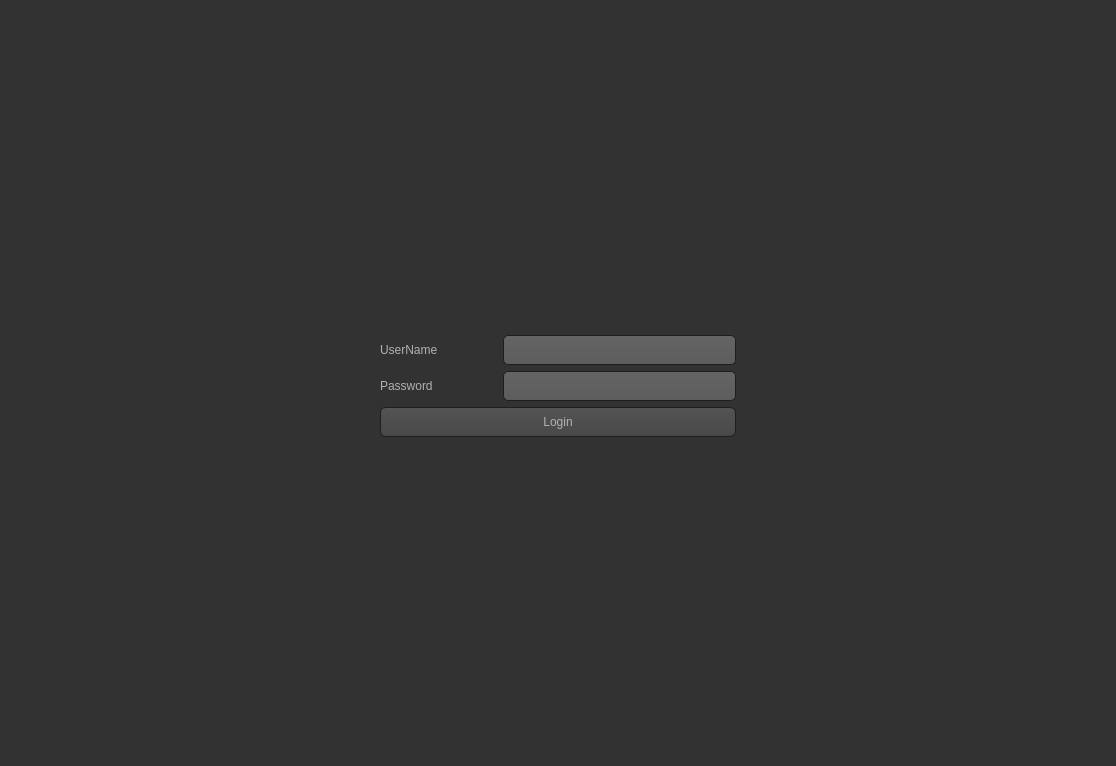
<?xml version="1.0" encoding="UTF-8"?>
<ui version="4.0">
 <class>UserLogin</class>
 <widget class="QWidget" name="UserLogin">
  <property name="geometry">
   <rect>
    <x>0</x>
    <y>0</y>
    <width>1116</width>
    <height>766</height>
   </rect>
  </property>
  <property name="sizePolicy">
   <sizepolicy hsizetype="Fixed" vsizetype="Fixed">
    <horstretch>0</horstretch>
    <verstretch>0</verstretch>
   </sizepolicy>
  </property>
  <property name="minimumSize">
   <size>
    <width>1116</width>
    <height>766</height>
   </size>
  </property>
  <property name="maximumSize">
   <size>
    <width>1116</width>
    <height>766</height>
   </size>
  </property>
  <property name="windowTitle">
   <string>Form</string>
  </property>
  <property name="styleSheet">
   <string notr="true">QToolTip
{
     border: 1px solid black;
     background-color: #ffa02f;
     padding: 1px;
     border-radius: 3px;
     opacity: 100;
}

QWidget
{
    color: #b1b1b1;
    background-color: #323232;
}

QWidget:item:hover
{
    background-color: QLinearGradient( x1: 0, y1: 0, x2: 0, y2: 1, stop: 0 #ffa02f, stop: 1 #ca0619);
    color: #000000;
}

QWidget:item:selected
{
    background-color: QLinearGradient( x1: 0, y1: 0, x2: 0, y2: 1, stop: 0 #ffa02f, stop: 1 #d7801a);
}

QMenuBar::item
{
    background: transparent;
}

QMenuBar::item:selected
{
    background: transparent;
    border: 1px solid #ffaa00;
}

QMenuBar::item:pressed
{
    background: #444;
    border: 1px solid #000;
    background-color: QLinearGradient(
        x1:0, y1:0,
        x2:0, y2:1,
        stop:1 #212121,
        stop:0.4 #343434/*,
        stop:0.2 #343434,
        stop:0.1 #ffaa00*/
    );
    margin-bottom:-1px;
    padding-bottom:1px;
}

QMenu
{
    border: 1px solid #000;
}

QMenu::item
{
    padding: 2px 20px 2px 20px;
}

QMenu::item:selected
{
    color: #000000;
}

QWidget:disabled
{
    color: #404040;
    background-color: #323232;
}

QAbstractItemView
{
    background-color: QLinearGradient( x1: 0, y1: 0, x2: 0, y2: 1, stop: 0 #4d4d4d, stop: 0.1 #646464, stop: 1 #5d5d5d);
}

QWidget:focus
{
    /*border: 2px solid QLinearGradient( x1: 0, y1: 0, x2: 0, y2: 1, stop: 0 #ffa02f, stop: 1 #d7801a);*/
}

QLineEdit
{
    background-color: QLinearGradient( x1: 0, y1: 0, x2: 0, y2: 1, stop: 0 #4d4d4d, stop: 0 #646464, stop: 1 #5d5d5d);
    padding: 1px;
    border-style: solid;
    border: 1px solid #1e1e1e;
    border-radius: 5;
}

QPushButton
{
    color: #b1b1b1;
    background-color: QLinearGradient( x1: 0, y1: 0, x2: 0, y2: 1, stop: 0 #565656, stop: 0.1 #525252, stop: 0.5 #4e4e4e, stop: 0.9 #4a4a4a, stop: 1 #464646);
    border-width: 1px;
    border-color: #1e1e1e;
    border-style: solid;
    border-radius: 6;
    padding: 3px;
    font-size: 12px;
    padding-left: 5px;
    padding-right: 5px;
}

QPushButton:pressed
{
    background-color: QLinearGradient( x1: 0, y1: 0, x2: 0, y2: 1, stop: 0 #2d2d2d, stop: 0.1 #2b2b2b, stop: 0.5 #292929, stop: 0.9 #282828, stop: 1 #252525);
}

QComboBox
{
    selection-background-color: #ffaa00;
    background-color: QLinearGradient( x1: 0, y1: 0, x2: 0, y2: 1, stop: 0 #565656, stop: 0.1 #525252, stop: 0.5 #4e4e4e, stop: 0.9 #4a4a4a, stop: 1 #464646);
    border-style: solid;
    border: 1px solid #1e1e1e;
    border-radius: 5;
}

QComboBox:hover,QPushButton:hover
{
    border: 2px solid QLinearGradient( x1: 0, y1: 0, x2: 0, y2: 1, stop: 0 #ffa02f, stop: 1 #d7801a);
}


QComboBox:on
{
    padding-top: 3px;
    padding-left: 4px;
    background-color: QLinearGradient( x1: 0, y1: 0, x2: 0, y2: 1, stop: 0 #2d2d2d, stop: 0.1 #2b2b2b, stop: 0.5 #292929, stop: 0.9 #282828, stop: 1 #252525);
    selection-background-color: #ffaa00;
}

QComboBox QAbstractItemView
{
    border: 2px solid darkgray;
    selection-background-color: QLinearGradient( x1: 0, y1: 0, x2: 0, y2: 1, stop: 0 #ffa02f, stop: 1 #d7801a);
}

QComboBox::drop-down
{
     subcontrol-origin: padding;
     subcontrol-position: top right;
     width: 15px;

     border-left-width: 0px;
     border-left-color: darkgray;
     border-left-style: solid; /* just a single line */
     border-top-right-radius: 3px; /* same radius as the QComboBox */
     border-bottom-right-radius: 3px;
 }

QComboBox::down-arrow
{
     image: url(:/down_arrow.png);
}

QGroupBox:focus
{
border: 2px solid QLinearGradient( x1: 0, y1: 0, x2: 0, y2: 1, stop: 0 #ffa02f, stop: 1 #d7801a);
}

QTextEdit:focus
{
    border: 2px solid QLinearGradient( x1: 0, y1: 0, x2: 0, y2: 1, stop: 0 #ffa02f, stop: 1 #d7801a);
}

QScrollBar:horizontal {
     border: 1px solid #222222;
     background: QLinearGradient( x1: 0, y1: 0, x2: 0, y2: 1, stop: 0.0 #121212, stop: 0.2 #282828, stop: 1 #484848);
     height: 7px;
     margin: 0px 16px 0 16px;
}

QScrollBar::handle:horizontal
{
      background: QLinearGradient( x1: 0, y1: 0, x2: 1, y2: 0, stop: 0 #ffa02f, stop: 0.5 #d7801a, stop: 1 #ffa02f);
      min-height: 20px;
      border-radius: 2px;
}

QScrollBar::add-line:horizontal {
      border: 1px solid #1b1b19;
      border-radius: 2px;
      background: QLinearGradient( x1: 0, y1: 0, x2: 1, y2: 0, stop: 0 #ffa02f, stop: 1 #d7801a);
      width: 14px;
      subcontrol-position: right;
      subcontrol-origin: margin;
}

QScrollBar::sub-line:horizontal {
      border: 1px solid #1b1b19;
      border-radius: 2px;
      background: QLinearGradient( x1: 0, y1: 0, x2: 1, y2: 0, stop: 0 #ffa02f, stop: 1 #d7801a);
      width: 14px;
     subcontrol-position: left;
     subcontrol-origin: margin;
}

QScrollBar::right-arrow:horizontal, QScrollBar::left-arrow:horizontal
{
      border: 1px solid black;
      width: 1px;
      height: 1px;
      background: white;
}

QScrollBar::add-page:horizontal, QScrollBar::sub-page:horizontal
{
      background: none;
}

QScrollBar:vertical
{
      background: QLinearGradient( x1: 0, y1: 0, x2: 1, y2: 0, stop: 0.0 #121212, stop: 0.2 #282828, stop: 1 #484848);
      width: 7px;
      margin: 16px 0 16px 0;
      border: 1px solid #222222;
}

QScrollBar::handle:vertical
{
      background: QLinearGradient( x1: 0, y1: 0, x2: 0, y2: 1, stop: 0 #ffa02f, stop: 0.5 #d7801a, stop: 1 #ffa02f);
      min-height: 20px;
      border-radius: 2px;
}

QScrollBar::add-line:vertical
{
      border: 1px solid #1b1b19;
      border-radius: 2px;
      background: QLinearGradient( x1: 0, y1: 0, x2: 0, y2: 1, stop: 0 #ffa02f, stop: 1 #d7801a);
      height: 14px;
      subcontrol-position: bottom;
      subcontrol-origin: margin;
}

QScrollBar::sub-line:vertical
{
      border: 1px solid #1b1b19;
      border-radius: 2px;
      background: QLinearGradient( x1: 0, y1: 0, x2: 0, y2: 1, stop: 0 #d7801a, stop: 1 #ffa02f);
      height: 14px;
      subcontrol-position: top;
      subcontrol-origin: margin;
}

QScrollBar::up-arrow:vertical, QScrollBar::down-arrow:vertical
{
      border: 1px solid black;
      width: 1px;
      height: 1px;
      background: white;
}


QScrollBar::add-page:vertical, QScrollBar::sub-page:vertical
{
      background: none;
}

QTextEdit
{
    background-color: #242424;
}

QPlainTextEdit
{
    background-color: #242424;
}

QHeaderView::section
{
    background-color: QLinearGradient(x1:0, y1:0, x2:0, y2:1, stop:0 #616161, stop: 0.5 #505050, stop: 0.6 #434343, stop:1 #656565);
    color: white;
    padding-left: 4px;
    border: 1px solid #6c6c6c;
}

QCheckBox:disabled
{
color: #414141;
}

QDockWidget::title
{
    text-align: center;
    spacing: 3px; /* spacing between items in the tool bar */
    background-color: QLinearGradient(x1:0, y1:0, x2:0, y2:1, stop:0 #323232, stop: 0.5 #242424, stop:1 #323232);
}

QDockWidget::close-button, QDockWidget::float-button
{
    text-align: center;
    spacing: 1px; /* spacing between items in the tool bar */
    background-color: QLinearGradient(x1:0, y1:0, x2:0, y2:1, stop:0 #323232, stop: 0.5 #242424, stop:1 #323232);
}

QDockWidget::close-button:hover, QDockWidget::float-button:hover
{
    background: #242424;
}

QDockWidget::close-button:pressed, QDockWidget::float-button:pressed
{
    padding: 1px -1px -1px 1px;
}

QMainWindow::separator
{
    background-color: QLinearGradient(x1:0, y1:0, x2:0, y2:1, stop:0 #161616, stop: 0.5 #151515, stop: 0.6 #212121, stop:1 #343434);
    color: white;
    padding-left: 4px;
    border: 1px solid #4c4c4c;
    spacing: 3px; /* spacing between items in the tool bar */
}

QMainWindow::separator:hover
{

    background-color: QLinearGradient(x1:0, y1:0, x2:0, y2:1, stop:0 #d7801a, stop:0.5 #b56c17 stop:1 #ffa02f);
    color: white;
    padding-left: 4px;
    border: 1px solid #6c6c6c;
    spacing: 3px; /* spacing between items in the tool bar */
}

QToolBar::handle
{
     spacing: 3px; /* spacing between items in the tool bar */
     background: url(:/images/handle.png);
}

QMenu::separator
{
    height: 2px;
    background-color: QLinearGradient(x1:0, y1:0, x2:0, y2:1, stop:0 #161616, stop: 0.5 #151515, stop: 0.6 #212121, stop:1 #343434);
    color: white;
    padding-left: 4px;
    margin-left: 10px;
    margin-right: 5px;
}

QProgressBar
{
    border: 2px solid grey;
    border-radius: 5px;
    text-align: center;
}

QProgressBar::chunk
{
    background-color: #d7801a;
    width: 2.15px;
    margin: 0.5px;
}

QTabBar::tab {
    color: #b1b1b1;
    border: 1px solid #444;
    border-bottom-style: none;
    background-color: #323232;
    padding-left: 10px;
    padding-right: 10px;
    padding-top: 3px;
    padding-bottom: 2px;
    margin-right: -1px;
}

QTabWidget::pane {
    border: 1px solid #444;
    top: 1px;
}

QTabBar::tab:last
{
    margin-right: 0; /* the last selected tab has nothing to overlap with on the right */
    border-top-right-radius: 3px;
}

QTabBar::tab:first:!selected
{
 margin-left: 0px; /* the last selected tab has nothing to overlap with on the right */


    border-top-left-radius: 3px;
}

QTabBar::tab:!selected
{
    color: #b1b1b1;
    border-bottom-style: solid;
    margin-top: 3px;
    background-color: QLinearGradient(x1:0, y1:0, x2:0, y2:1, stop:1 #212121, stop:.4 #343434);
}

QTabBar::tab:selected
{
    border-top-left-radius: 3px;
    border-top-right-radius: 3px;
    margin-bottom: 0px;
}

QTabBar::tab:!selected:hover
{
    /*border-top: 2px solid #ffaa00;
    padding-bottom: 3px;*/
    border-top-left-radius: 3px;
    border-top-right-radius: 3px;
    background-color: QLinearGradient(x1:0, y1:0, x2:0, y2:1, stop:1 #212121, stop:0.4 #343434, stop:0.2 #343434, stop:0.1 #ffaa00);
}

QRadioButton::indicator:checked, QRadioButton::indicator:unchecked{
    color: #b1b1b1;
    background-color: #323232;
    border: 1px solid #b1b1b1;
    border-radius: 6px;
}

QRadioButton::indicator:checked
{
    background-color: qradialgradient(
        cx: 0.5, cy: 0.5,
        fx: 0.5, fy: 0.5,
        radius: 1.0,
        stop: 0.25 #ffaa00,
        stop: 0.3 #323232
    );
}

QCheckBox::indicator{
    color: #b1b1b1;
    background-color: #323232;
    border: 1px solid #b1b1b1;
    width: 9px;
    height: 9px;
}

QRadioButton::indicator
{
    border-radius: 6px;
}

QRadioButton::indicator:hover, QCheckBox::indicator:hover
{
    border: 1px solid #ffaa00;
}

QCheckBox::indicator:checked
{
    image:url(:/images/checkbox.png);
}

QCheckBox::indicator:disabled, QRadioButton::indicator:disabled
{
    border: 1px solid #444;
}</string>
  </property>
  <layout class="QGridLayout" name="gridLayout_2">
   <item row="0" column="2">
    <spacer name="verticalSpacer">
     <property name="orientation">
      <enum>Qt::Vertical</enum>
     </property>
     <property name="sizeHint" stdset="0">
      <size>
       <width>20</width>
       <height>98</height>
      </size>
     </property>
    </spacer>
   </item>
   <item row="1" column="0">
    <spacer name="horizontalSpacer_3">
     <property name="orientation">
      <enum>Qt::Horizontal</enum>
     </property>
     <property name="sizeHint" stdset="0">
      <size>
       <width>352</width>
       <height>20</height>
      </size>
     </property>
    </spacer>
   </item>
   <item row="1" column="1" colspan="3">
    <widget class="QLabel" name="label_3">
     <property name="text">
      <string/>
     </property>
     <property name="pixmap">
      <pixmap resource="statusLed.qrc">:/led/Al ffresco Logo [Converted].jpg</pixmap>
     </property>
    </widget>
   </item>
   <item row="1" column="4">
    <spacer name="horizontalSpacer_4">
     <property name="orientation">
      <enum>Qt::Horizontal</enum>
     </property>
     <property name="sizeHint" stdset="0">
      <size>
       <width>352</width>
       <height>20</height>
      </size>
     </property>
    </spacer>
   </item>
   <item row="2" column="2">
    <spacer name="verticalSpacer_3">
     <property name="orientation">
      <enum>Qt::Vertical</enum>
     </property>
     <property name="sizeHint" stdset="0">
      <size>
       <width>20</width>
       <height>48</height>
      </size>
     </property>
    </spacer>
   </item>
   <item row="3" column="0" colspan="2">
    <spacer name="horizontalSpacer">
     <property name="orientation">
      <enum>Qt::Horizontal</enum>
     </property>
     <property name="sizeHint" stdset="0">
      <size>
       <width>358</width>
       <height>20</height>
      </size>
     </property>
    </spacer>
   </item>
   <item row="3" column="2">
    <layout class="QGridLayout" name="gridLayout">
     <item row="0" column="0">
      <layout class="QHBoxLayout" name="horizontalLayout" stretch="1,2">
       <item>
        <widget class="QLabel" name="label">
         <property name="text">
          <string>UserName</string>
         </property>
        </widget>
       </item>
       <item>
        <widget class="QLineEdit" name="led_userName">
         <property name="sizePolicy">
          <sizepolicy hsizetype="Preferred" vsizetype="Preferred">
           <horstretch>0</horstretch>
           <verstretch>0</verstretch>
          </sizepolicy>
         </property>
         <property name="minimumSize">
          <size>
           <width>0</width>
           <height>30</height>
          </size>
         </property>
         <property name="echoMode">
          <enum>QLineEdit::Normal</enum>
         </property>
        </widget>
       </item>
      </layout>
     </item>
     <item row="1" column="0">
      <layout class="QHBoxLayout" name="horizontalLayout_2" stretch="1,2">
       <item>
        <widget class="QLabel" name="label_2">
         <property name="text">
          <string>Password</string>
         </property>
        </widget>
       </item>
       <item>
        <widget class="QLineEdit" name="led_password">
         <property name="sizePolicy">
          <sizepolicy hsizetype="Preferred" vsizetype="Preferred">
           <horstretch>0</horstretch>
           <verstretch>0</verstretch>
          </sizepolicy>
         </property>
         <property name="minimumSize">
          <size>
           <width>0</width>
           <height>30</height>
          </size>
         </property>
         <property name="echoMode">
          <enum>QLineEdit::Password</enum>
         </property>
        </widget>
       </item>
      </layout>
     </item>
     <item row="2" column="0">
      <widget class="QPushButton" name="btn_Login">
       <property name="sizePolicy">
        <sizepolicy hsizetype="Preferred" vsizetype="Preferred">
         <horstretch>0</horstretch>
         <verstretch>0</verstretch>
        </sizepolicy>
       </property>
       <property name="minimumSize">
        <size>
         <width>0</width>
         <height>30</height>
        </size>
       </property>
       <property name="text">
        <string>Login</string>
       </property>
      </widget>
     </item>
    </layout>
   </item>
   <item row="3" column="3" colspan="2">
    <spacer name="horizontalSpacer_2">
     <property name="orientation">
      <enum>Qt::Horizontal</enum>
     </property>
     <property name="sizeHint" stdset="0">
      <size>
       <width>358</width>
       <height>20</height>
      </size>
     </property>
    </spacer>
   </item>
   <item row="4" column="2">
    <spacer name="verticalSpacer_2">
     <property name="orientation">
      <enum>Qt::Vertical</enum>
     </property>
     <property name="sizeHint" stdset="0">
      <size>
       <width>20</width>
       <height>318</height>
      </size>
     </property>
    </spacer>
   </item>
  </layout>
 </widget>
 <resources>
  <include location="statusLed.qrc"/>
 </resources>
 <connections/>
</ui>
